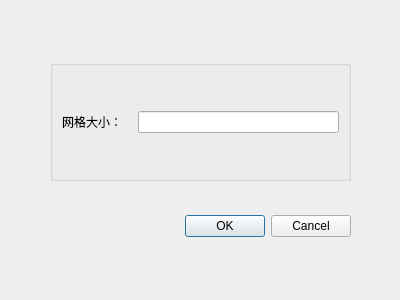
<?xml version="1.0" encoding="UTF-8"?>
<ui version="4.0">
 <class>Filter_voxel</class>
 <widget class="QDialog" name="Filter_voxel">
  <property name="geometry">
   <rect>
    <x>0</x>
    <y>0</y>
    <width>400</width>
    <height>300</height>
   </rect>
  </property>
  <property name="windowTitle">
   <string>体素滤波_参数</string>
  </property>
  <property name="windowIcon">
   <iconset resource="Icons.qrc">
    <normaloff>:/logo.ico</normaloff>:/logo.ico</iconset>
  </property>
  <widget class="QDialogButtonBox" name="buttonBox">
   <property name="geometry">
    <rect>
     <x>10</x>
     <y>210</y>
     <width>341</width>
     <height>32</height>
    </rect>
   </property>
   <property name="orientation">
    <enum>Qt::Horizontal</enum>
   </property>
   <property name="standardButtons">
    <set>QDialogButtonBox::Cancel|QDialogButtonBox::Ok</set>
   </property>
  </widget>
  <widget class="QGroupBox" name="groupBox">
   <property name="geometry">
    <rect>
     <x>50</x>
     <y>60</y>
     <width>301</width>
     <height>121</height>
    </rect>
   </property>
   <property name="title">
    <string/>
   </property>
   <layout class="QGridLayout" name="gridLayout">
    <item row="0" column="0">
     <layout class="QHBoxLayout" name="horizontalLayout">
      <item>
       <widget class="QLabel" name="label">
        <property name="minimumSize">
         <size>
          <width>70</width>
          <height>0</height>
         </size>
        </property>
        <property name="text">
         <string>网格大小：</string>
        </property>
       </widget>
      </item>
      <item>
       <widget class="QLineEdit" name="lineEdit"/>
      </item>
     </layout>
    </item>
   </layout>
  </widget>
 </widget>
 <resources>
  <include location="Icons.qrc"/>
 </resources>
 <connections>
  <connection>
   <sender>buttonBox</sender>
   <signal>accepted()</signal>
   <receiver>Filter_voxel</receiver>
   <slot>accept()</slot>
   <hints>
    <hint type="sourcelabel">
     <x>248</x>
     <y>254</y>
    </hint>
    <hint type="destinationlabel">
     <x>157</x>
     <y>274</y>
    </hint>
   </hints>
  </connection>
  <connection>
   <sender>buttonBox</sender>
   <signal>rejected()</signal>
   <receiver>Filter_voxel</receiver>
   <slot>reject()</slot>
   <hints>
    <hint type="sourcelabel">
     <x>316</x>
     <y>260</y>
    </hint>
    <hint type="destinationlabel">
     <x>286</x>
     <y>274</y>
    </hint>
   </hints>
  </connection>
 </connections>
</ui>
